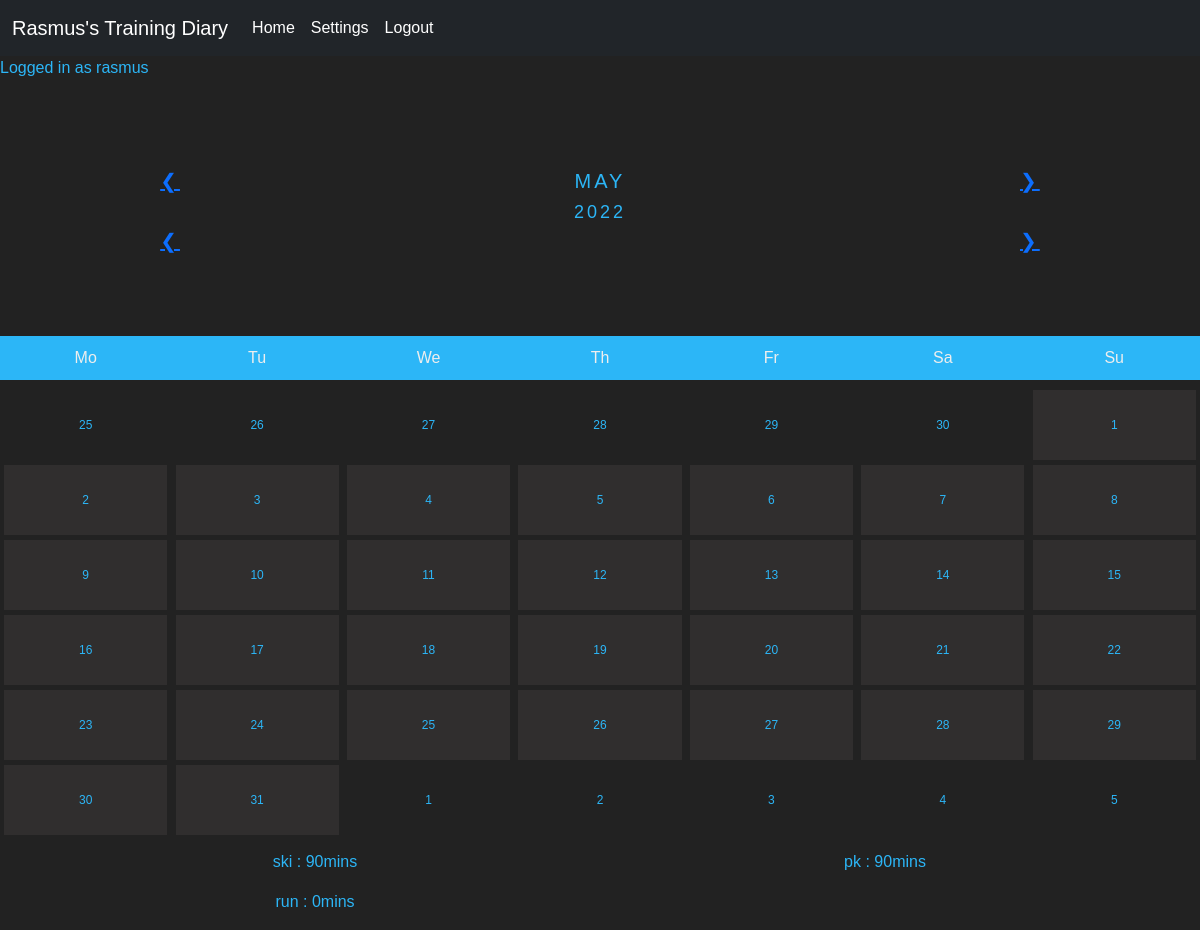
Screenshot of /home (signed in) with the database file from the repository.
### emailapp/models.py (models this page shows, shortened)
class User(db.Model, UserMixin):
    id = db.Column(db.Integer, primary_key=True)
    username = db.Column(db.String(100), nullable=False)
    email = db.Column(db.String(100), nullable=False, unique=True)
    password = db.Column(db.String(150))
    in_email_list = db.Column(db.Boolean, default=False)
    categories = db.relationship('Category', backref='user', lazy='select')
    trainings = db.relationship(
        'Training', backref='user', lazy='select')
    training_sections = db.relationship('TrainingSection', backref='user', lazy='select')
    years = db.relationship('Year', backref='user')
    months = db.relationship('Month', backref='user')

class Month(db.Model, UserMixin):
    id = db.Column(db.Integer, primary_key=True)
    name = db.Column(db.String(50), nullable=False)
    num = db.Column(db.Integer, nullable=False)
    year_id = db.Column(db.Integer, db.ForeignKey('year.id'), nullable=False)
    user_id = db.Column(db.Integer, db.ForeignKey('user.id'), nullable=False)
    training_categories = db.relationship('MonthsTrainingCategory', backref='month')
    training_intensities = db.relationship('MonthsCategorysIntensity', backref='month')

class MonthsTrainingCategory(db.Model, UserMixin):
    id = db.Column(db.Integer, primary_key=True)
    name = db.Column(db.String(100), nullable=False)
    month_id = db.Column(db.Integer, db.ForeignKey('month.id'), nullable=False)
    intensities = db.relationship('MonthsCategorysIntensity', backref='months_training_category')

class MonthsCategorysIntensity(db.Model, UserMixin):
    id = db.Column(db.Integer, primary_key=True)
    name = db.Column(db.String(100), nullable=False)
    overall_time = db.Column(db.String)
    month_id = db.Column(db.Integer, db.ForeignKey('month.id'))
    months_training_category_id = db.Column(db.Integer, db.ForeignKey('months_training_category.id'))

### emailapp/routes.py (the view)
@login_required
@routes.route('/')
@routes.route('/home', methods=['POST', 'GET'])
def home():
    if not current_user.is_authenticated:
        return redirect(url_for('auth.login'))
    current_year = session['year']
    current_month_int = session['month']
    current_month_name = calendar.month_name[current_month_int]
    current_day = datetime.datetime.now().day
    days_in_month = monthrange(current_year, current_month_int)[1]
    list_of_days = [item for item in range(1,days_in_month + 1)]
    firstday_int = datetime.datetime(year=current_year, month=current_month_int, day=1).weekday()
    if (current_month_int - 1) < 1:
        last_mo_year = current_year - 1
        last_mo_month = 12
    else:
        last_mo_year = current_year
        last_mo_month = current_month_int - 1
    LastMoDays = monthrange(last_mo_year, last_mo_month)[1]
    fill_last_month = [item for item in range(LastMoDays-(firstday_int-1), LastMoDays+1)]
    DaysLeftToFill = 42 - days_in_month - len(fill_last_month)
    fill_next_month = [item for item in range(1, DaysLeftToFill + 1)]
    tcats = []
    raw_tints = []
    for mon in current_user.months:
        if mon.year.num == current_year and mon.num == current_month_int:
            tcats = (mon.training_categories)
            raw_tints = (mon.training_intensities)
    tints = list(dict.fromkeys(raw_tints))
    c_times = []
    for tc in tcats:
        time_tracker = 0
        for i in tc.intensities:
            time_tracker += int(i.overall_time)
        c_times.append(time_tracker)
    tc_times = (c_times)
    i_times = []
    for i in tints:
        i_times.append(int(i.overall_time))
    ti_times = ( i_times )
    colorpalette = ["#003f5c","#2f4b7c","#665191","#a05195","#d45087","#f95d6a","#ff7c43","#ffa600"]
    cat_colors = ( colorpalette[:len(tcats)] )
    int_colors = ( colorpalette[:len(tints)] )
    if request.method == 'POST':
        year = request.form['year']
        month = datetime.datetime.strptime(request.form['month'], "%B").month
        session['year'] = year
        session['month'] = month
        return redirect(url_for('routes.home'))
    return render_template('home.html',
    user=current_user,
    active_tag='active',
    current_day=current_day,
    current_month_int=current_month_int,
    current_month_name=current_month_name,
    current_year=current_year,
    days_in_month=days_in_month,
    list_of_days=list_of_days,
    fill_last_month=fill_last_month,
    fill_next_month=fill_next_month,
    cat_set=zip(tc_times,tcats,cat_colors),
    tc_times=tc_times,
    tcats=tcats,
    cat_colors=cat_colors,
    max=17000,
    int_set=zip(ti_times,tints,int_colors)
    )

### emailapp/templates/home.html (shortened to what this page needs)
{% extends 'base.html' %}
{% block content %}
{% if user.is_authenticated %}
<p>Logged in as {{ user.username }}</p>
<head>
</head>
<div class="month">
    <ul>
        <li class="prev">
            <a href="/previous-month-{{ current_month_int }}" method='POST'> &#10094;</a>
            <br>
            <a href="/previous-year-{{ current_year }}" method='POST'> &#10094;</a>
        </li>
        <li>{{ current_month_name }}<br><span style="font-size:18px">{{ current_year }}</span></li>
        <li class="next">
            <a href="/next-month-{{ current_month_int }}" method='POST'> &#10095;</a>
            <br>
            <a href="/next-year-{{ current_year }}" method='POST'> &#10095;</a>
        </li>
    </ul>
</div>
<ul class="weekdays">
    <li>Mo</li>
    <li>Tu</li>
    <li>We</li>
    <li>Th</li>
    <li>Fr</li>
    <li>Sa</li>
    <li>Su</li>
</ul>
<div class="days">
    {% for last_mo_day in fill_last_month %}
    <div class="notmonthdays">{{ last_mo_day }}
    </div>
    {% endfor %}
    {% for daynum in list_of_days %}
    <div id="monthdays">
       <a href="/training-ap-{{ daynum }}-{{ current_month_int }}-{{ current_year }}">
           {{daynum}}
       </a>
    </div>
    {% endfor %}
    {% for next_mo_day in fill_next_month %}
    <div class="notmonthdays"> {{ next_mo_day }}</div>
    {% endfor %}
</div>
<div class="container text-center">
    <div class="row">
        <div class="col category-time">
            {% for tc_time, tcat, color in cat_set %}
            <p>{{tcat.name}} : {{tc_time}}mins</p>
            {% endfor %}
        </div>
        <div class="col intensity-time">
            {% for ti_time, tint, color in int_set %}
            <p>{{tint.name}} : {{ti_time}}mins</p>
            {% endfor %}
        </div>
    </div>
</div>
{% else %}
<p>Not logged in.</p>
{% endif %}
{% endblock %}

### emailapp/templates/base.html (shortened to what this page needs)
<!DOCTYPE html>
<html lang="en">
<head>
    <link href="https://cdn.jsdelivr.net/npm/bootstrap@5.1.3/dist/css/bootstrap.min.css" rel="stylesheet">
    <link href="https://gitcdn.github.io/bootstrap-toggle/2.2.2/css/bootstrap-toggle.min.css" rel="stylesheet">
</head>
<body>
    <header>
        <nav class="navbar navbar-expand-lg navbar-dark bg-dark">
            <div class="container-fluid">
                <a href="#" class="navbar-brand">Rasmus's Training Diary</a>
                <div class="collapse navbar-collapse" id="navbarNavAltMarkup">
                    <ul class="navbar-nav">
                    <li class="nav-item"><a class="nav-link {{ active_tag }}" href="{{ url_for('routes.home') }}">Home</a></li>
                    {% if user.is_authenticated %}
                    <li class="nav-item"><a class="nav-link {{active_tag}}" href="{{ url_for('routes.settings') }}">Settings</a></li>
                    <li class="nav-item"><a class="nav-link {{active_tag}}" href="{{ url_for('auth.logout') }}">Logout</a></li>
                    {% else %}
                    <li class="nav-item"><a class="nav-link {{active_tag}}" href="/login">Login</a></li>
                    <li class="nav-item"><a class="nav-link {{active_tag}}" href="{{ url_for('auth.register') }}">Register</a></li>
                    {% endif %}
                    </ul>
                </div>
            </div>
        </nav>
    </header>
    {% block content %}{% endblock %}
</body>
</html>

### emailapp/templates/base.html (style rules this page uses)
body { background-color: #222222; color: #2cb6f7; }

### emailapp/templates/home.html (style rules this page uses)
ul { list-style-type:none; }
body { font-family: Verdana, sans-serif; }
.month { padding:70px 25px; width: 100%; background: #222222; text-align: center; }
.month ul { display: flex; justify-content: space-around; margin: 0; padding: 0; }
.month ul li { color: rgb(44, 182, 247); width: 33%; font-size: 20px; text-transform: uppercase; letter-spacing: 3px; }
.month ul li a { display: block; }
.month .prev { width: 100px; height: 100px; }
.month .next { width: 100px; height: 100px; }
.weekdays { display: flex; justify-content: space-around; margin: 0; padding: 10px 0; background-color:rgb(44, 182, 247); }
.weekdays li { display: inline-block; width: 13.6%; color: #eee; text-align: center; }
.days { display: flex; flex-wrap: wrap; justify-content: space-around; padding: 10px 0; background: #222222; margin: 0; }
.days div { list-style-type: none; display: inline-block; width: 13.6%; height: 70px; line-height: 70px; text-align: center; margin-bottom: 5px; font-size:12px; color: rgb(44, 182, 247); background-color: #222222; }
.days div a { display: block; color: inherit; text-decoration: inherit; }
#monthdays { background-color: #302e2e; }

### rows the page displays
User: username "rasmus"
Month: name "MAY"
MonthsTrainingCategory: name "ski", tc_time "90"
MonthsTrainingCategory: name "run", tc_time "0"
MonthsCategorysIntensity: name "pk", overall_time "90"

### other values shown
{{ current_year }} "2022"
{{ last_mo_day }} "25" "26" "27" "28" "29" "30"
{{ daynum }} "1" "2" "3" "4" "5" "6" "7" "8" "9" "10" "11" "12" "13" "14" "15" "16" "17" "18" "19" "20" "21" "22" "23" "24" "25" "26" "27" "28" "29" "30" "31"
{{ next_mo_day }} "1" "2" "3" "4" "5"
